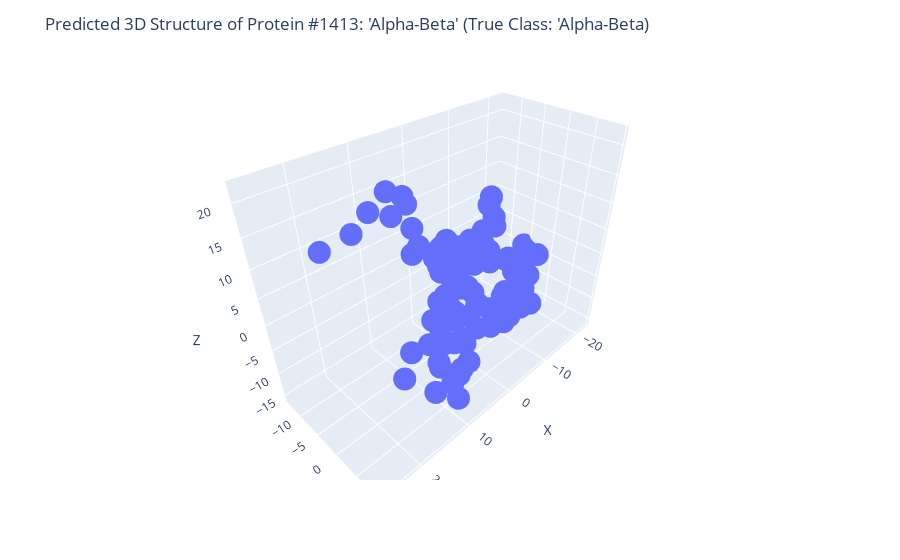
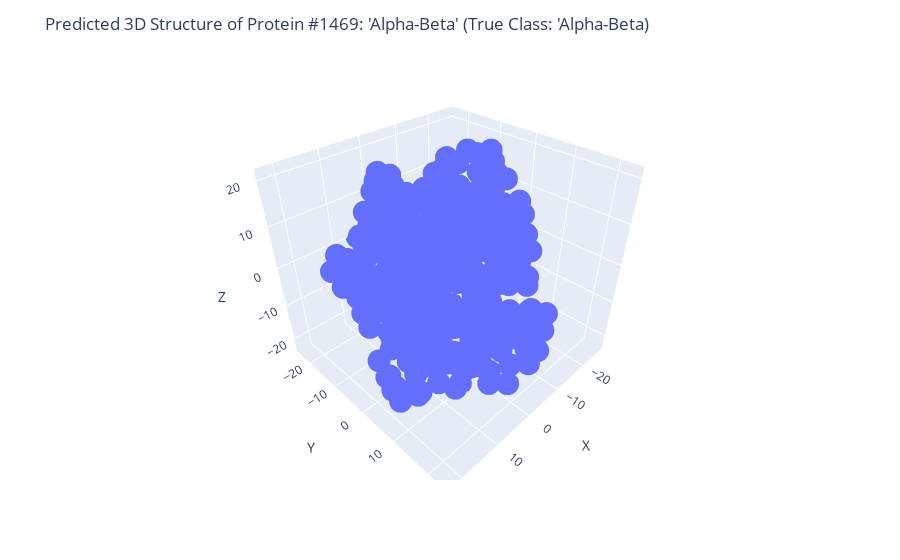
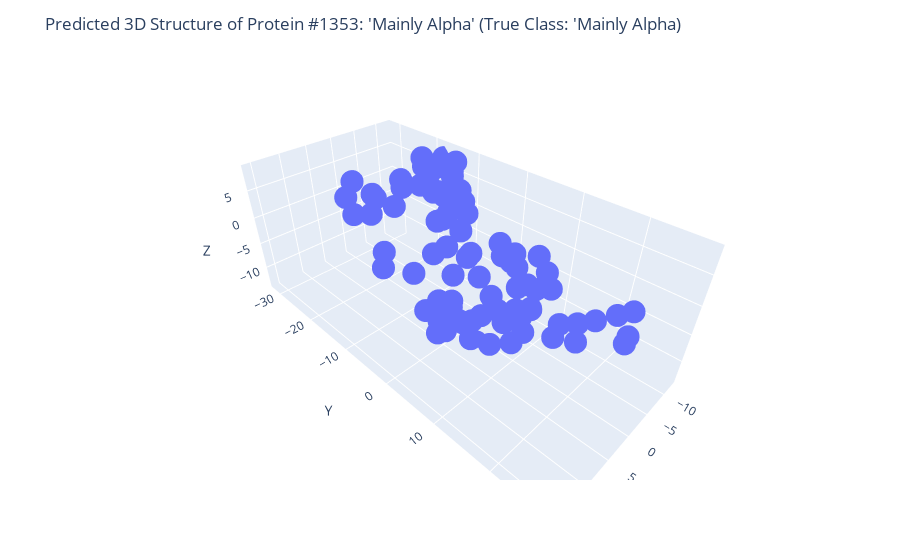

The code cell stored with these charts, in order, in its notebook:
### Code cell
plot_proteins(num_protein=3, protein_positions=X_test_np, protein_lables=y_test_np, predicted_label=y_pred)

### Figure 1 — Plotly figure (JSON) as saved in the notebook; plotly's stock layout.template omitted (floating-point values rounded to 4 significant figures; data arrays with more than 128 entries replaced by an {"elided": "..."} marker saying what was removed)
{"data": [{"hovertemplate": "x=%{x}<br>y=%{y}<br>z=%{z}<extra></extra>", "legendgroup": "", "marker": {"color": "#636efa", "symbol": "circle"}, "mode": "markers", "name": "", "scene": "scene", "showlegend": false, "type": "scatter3d", "x": {"elided": "1202 float values"}, "y": {"elided": "1202 float values"}, "z": {"elided": "1202 float values"}}], "layout": {"legend": {"tracegroupgap": 0}, "margin": {"t": 60}, "scene": {"domain": {"x": [0, 1], "y": [0, 1]}, "xaxis": {"title": {"text": "X"}}, "yaxis": {"title": {"text": "Y"}}, "zaxis": {"title": {"text": "Z"}}}, "title": {"text": "Predicted 3D Structure of Protein #1413: 'Alpha-Beta' (True Class: 'Alpha-Beta)"}}}

### Figure 2 — Plotly figure (JSON) as saved in the notebook; plotly's stock layout.template omitted (floating-point values rounded to 4 significant figures; data arrays with more than 128 entries replaced by an {"elided": "..."} marker saying what was removed)
{"data": [{"hovertemplate": "x=%{x}<br>y=%{y}<br>z=%{z}<extra></extra>", "legendgroup": "", "marker": {"color": "#636efa", "symbol": "circle"}, "mode": "markers", "name": "", "scene": "scene", "showlegend": false, "type": "scatter3d", "x": {"elided": "1202 float values"}, "y": {"elided": "1202 float values"}, "z": {"elided": "1202 float values"}}], "layout": {"legend": {"tracegroupgap": 0}, "margin": {"t": 60}, "scene": {"domain": {"x": [0, 1], "y": [0, 1]}, "xaxis": {"title": {"text": "X"}}, "yaxis": {"title": {"text": "Y"}}, "zaxis": {"title": {"text": "Z"}}}, "title": {"text": "Predicted 3D Structure of Protein #1469: 'Alpha-Beta' (True Class: 'Alpha-Beta)"}}}

### Figure 3 — Plotly figure (JSON) as saved in the notebook; plotly's stock layout.template omitted (floating-point values rounded to 4 significant figures; data arrays with more than 128 entries replaced by an {"elided": "..."} marker saying what was removed)
{"data": [{"hovertemplate": "x=%{x}<br>y=%{y}<br>z=%{z}<extra></extra>", "legendgroup": "", "marker": {"color": "#636efa", "symbol": "circle"}, "mode": "markers", "name": "", "scene": "scene", "showlegend": false, "type": "scatter3d", "x": {"elided": "1202 float values"}, "y": {"elided": "1202 float values"}, "z": {"elided": "1202 float values"}}], "layout": {"legend": {"tracegroupgap": 0}, "margin": {"t": 60}, "scene": {"domain": {"x": [0, 1], "y": [0, 1]}, "xaxis": {"title": {"text": "X"}}, "yaxis": {"title": {"text": "Y"}}, "zaxis": {"title": {"text": "Z"}}}, "title": {"text": "Predicted 3D Structure of Protein #1353: 'Mainly Alpha' (True Class: 'Mainly Alpha)"}}}
